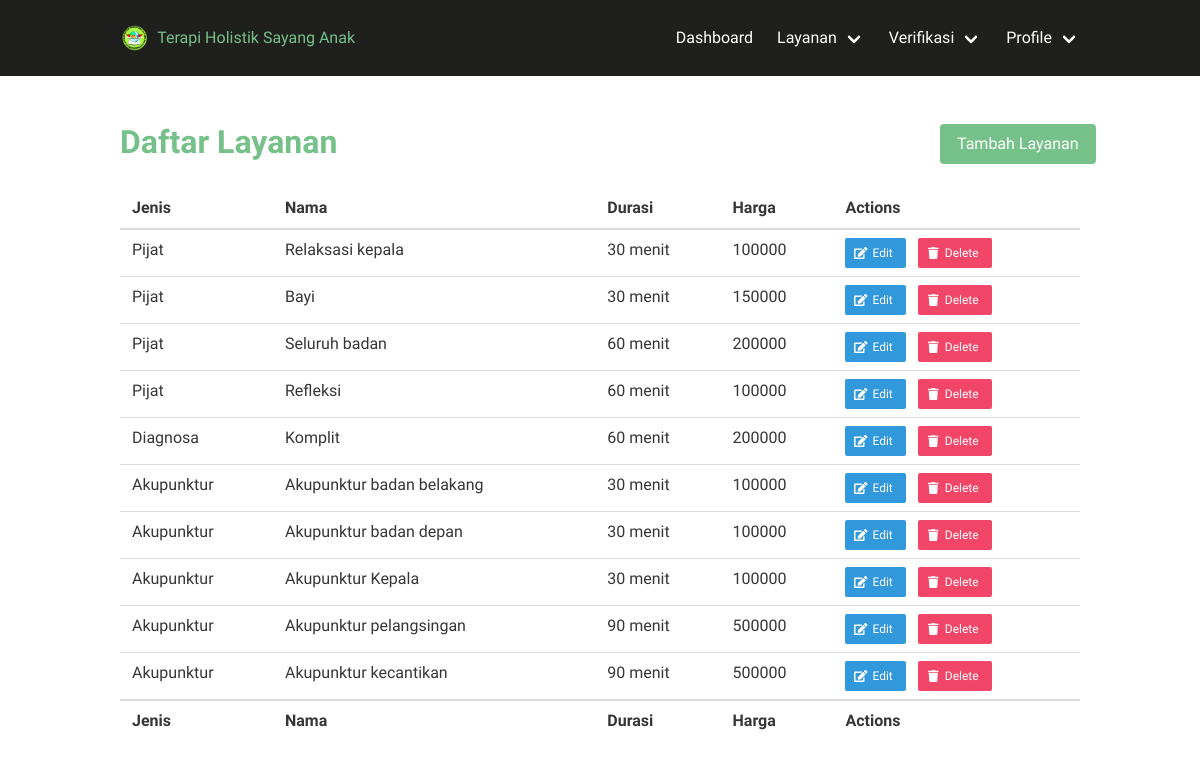
The page /index.php/layanan (signed in) on the database its author committed.
### tables this page shows
CREATE TABLE `layanan` (
  `id_layanan` int(11) NOT NULL AUTO_INCREMENT,
  `jenis` varchar(50) NOT NULL,
  `nama` varchar(50) NOT NULL,
  `durasi` varchar(30) NOT NULL,
  `harga` int(11) NOT NULL,
  `gambar` varchar(100) DEFAULT NULL,
  `deskripsi` varchar(450) DEFAULT NULL,
  PRIMARY KEY (`id_layanan`)
);

### application/controllers/Layanan.php (called while the page is built, shortened)
<?php
class Layanan extends CI_Controller
{
    function __construct()
    {
        $this->load->model('Layanan_model');
        $this->load->library('upload');
    }
    function index()
    {
        $data['layanan'] = $this->Layanan_model->get_all_layanan();
        $data['nama']       = $_SESSION['nama'];
        $data['hak_akses']  = $_SESSION['hak_akses'];
        $data['id_user']    = $_SESSION['id_user'];
        $data['email']      = $_SESSION['email'];
        $data['_view'] = 'layanan/index';
        $this->load->view('templates/pure/header');
        $this->load->view('layouts/bulma-dashboard/main', $data);
        $this->load->view('templates/pure/footer');
    }
}

### index.php (called while the page is built, shortened)
<?php
require_once BASEPATH.'core/CodeIgniter.php';

### application/models/Layanan_model.php (called while the page is built, shortened)
<?php
class Layanan_model extends CI_Model
{
    function get_all_layanan()
    {
        $this->db->order_by('id_layanan', 'desc');
        return $this->db->get('layanan')->result_array();
    }
}

### application/views/layanan/index.php (the view)
<div class="columns">
    <div class="column is-10">
        <h1 class="title has-text-success font-family-philosopher">Daftar Layanan</h1>
    </div>
    <div class="column">
        <div class="field">
            <a href="<?= site_url('layanan/add'); ?>" class="button is-success">Tambah Layanan</a>
        </div>
    </div>
</div>
<div class="table-container">
    <table class="table is-fullwidth">
        <thead>
            <tr>
                <th>Jenis</th>
                <th>Nama</th>
                <th>Durasi</th>
                <th>Harga</th>
                <th>Actions</th>
            </tr>
        </thead>
        <tfoot>
            <tr>
                <th>Jenis</th>
                <th>Nama</th>
                <th>Durasi</th>
                <th>Harga</th>
                <th>Actions</th>
            </tr>
        </tfoot>
        <tbody>
            <?php foreach ($layanan as $l) { ?>
                <tr>
                    <td><?php echo $l['jenis']; ?></td>
                    <td><?php echo $l['nama']; ?></td>
                    <td><?php echo $l['durasi']; ?></td>
                    <td><?php echo $l['harga']; ?></td>
                    <td>
                        <div class="field is-grouped">
                            <p class="control">
                                <a href="<?php echo site_url('layanan/edit/' . $l['id_layanan']); ?>" class="button is-small is-info">
                                    <span class="icon">
                                        <i class="fas fa-edit"></i>
                                    </span>
                                    <span>Edit</span>
                                </a>
                            </p>
                            <p class="control">
                                <a href="<?php echo site_url('layanan/remove/' . $l['id_layanan']); ?>" class="button is-small is-danger">
                                    <span class="icon">
                                        <i class="fa fa-trash"></i>
                                    </span>
                                    <span> Delete </span>
                                </a>
                            </p>
                        </div>
                    </td>
                </tr>
            <?php } ?>
        </tbody>
    </table>
</div>

### application/views/layouts/bulma-dashboard/main.php (shortened to what this page needs)
<nav class="navbar is-black py-3" role="navigation" aria-label="main dropdown navigation">
    <div class="container">
        <div class="navbar-brand">
            <a class="navbar-item" href="<?= base_url('Dashboard'); ?>">
                <img src="<?= base_url('assets/img/logo.png'); ?>" /> &nbsp;&nbsp;
                <span class="font-family-philosopher has-text-success">
                    Terapi Holistik Sayang Anak
                </span>
            </a>
        </div>
        <div id="navbar" class="navbar-menu">
            <?php
            if ($hak_akses == "Admin") {
                $sql = "SELECT * FROM admin WHERE id_user=$id_user";
                $query = $this->db->query($sql);
                if ($query->num_rows() > 0) {
                    foreach ($query->result() as $row) {
            ?>
                        <div class="navbar-end">
                            <a class="navbar-item" href="<?php echo site_url('dashboard'); ?>">Dashboard</a>
                            <div class="navbar-item has-dropdown is-hoverable">
                                <a class="navbar-link">Layanan</a>
                            </div>
                            <div class="navbar-item has-dropdown is-hoverable">
                                <a class="navbar-link">Verifikasi</a>
                            </div>
                            <div class="navbar-item has-dropdown is-hoverable">
                                <a class="navbar-link">Profile</a>
                            </div>
                        </div>
                    <?php }
                }
            } ?>
        </div>
    </div>
</nav>
<section class="section">
    <div class="container">
        <?php
        if (isset($_view) && $_view)
            $this->load->view($_view);
        ?>
    </div>
</section>

### rows shown on the page
layanan: jenis "Pijat", nama "Relaksasi kepala", durasi "30 menit", harga "100000"
layanan: jenis "Pijat", nama "Bayi", durasi "30 menit", harga "150000"
layanan: jenis "Pijat", nama "Seluruh badan", durasi "60 menit", harga "200000"
layanan: jenis "Pijat", nama "Refleksi", durasi "60 menit", harga "100000"
layanan: jenis "Diagnosa", nama "Komplit", durasi "60 menit", harga "200000"
layanan: jenis "Akupunktur", nama "Akupunktur badan belakang", durasi "30 menit", harga "100000"
layanan: jenis "Akupunktur", nama "Akupunktur badan depan", durasi "30 menit", harga "100000"
layanan: jenis "Akupunktur", nama "Akupunktur Kepala", durasi "30 menit", harga "100000"
layanan: jenis "Akupunktur", nama "Akupunktur pelangsingan", durasi "90 menit", harga "500000"
layanan: jenis "Akupunktur", nama "Akupunktur kecantikan", durasi "90 menit", harga "500000"
